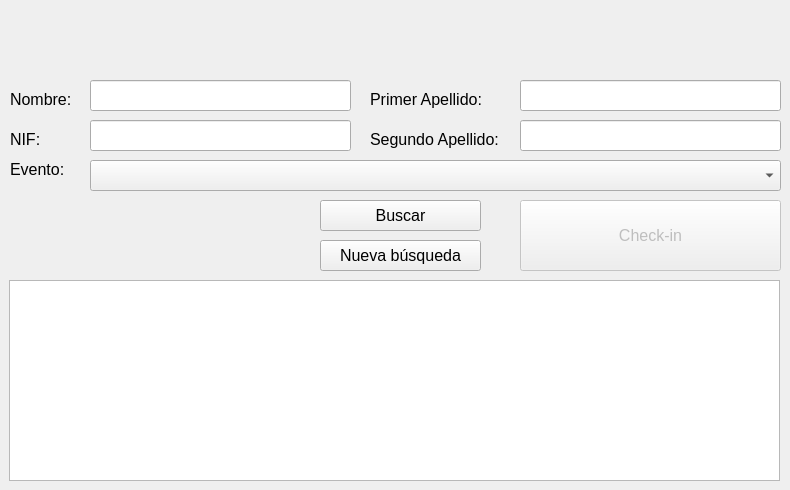
    <widget class="QWidget" name="tabAsistentes">
     <property name="toolTip">
      <string>&lt;html&gt;&lt;head/&gt;&lt;body&gt;&lt;p&gt;Interfaz para hacer el check-in del asistente&lt;/p&gt;&lt;/body&gt;&lt;/html&gt;</string>
     </property>
     <attribute name="icon">
      <iconset resource=".resources/images.qrc">
       <normaloff>:/icons/edit-find-user.png</normaloff>:/icons/edit-find-user.png</iconset>
     </attribute>
     <attribute name="title">
      <string>Búsqueda de Asistentes</string>
     </attribute>
     <attribute name="toolTip">
      <string>&lt;html&gt;&lt;head/&gt;&lt;body&gt;&lt;p&gt;Gestión del Check-in de los Asistentes a los Eventos&lt;/p&gt;&lt;/body&gt;&lt;/html&gt;</string>
     </attribute>
     <widget class="QLabel" name="lblNombreAsistente">
      <property name="geometry">
       <rect>
        <x>10</x>
        <y>90</y>
        <width>81</width>
        <height>19</height>
       </rect>
      </property>
      <property name="sizePolicy">
       <sizepolicy hsizetype="Expanding" vsizetype="Expanding">
        <horstretch>0</horstretch>
        <verstretch>0</verstretch>
       </sizepolicy>
      </property>
      <property name="font">
       <font>
        <pointsize>12</pointsize>
       </font>
      </property>
      <property name="text">
       <string>Nombre:</string>
      </property>
     </widget>
     <widget class="QLineEdit" name="txtNombreAsistente">
      <property name="geometry">
       <rect>
        <x>90</x>
        <y>80</y>
        <width>261</width>
        <height>31</height>
       </rect>
      </property>
      <property name="font">
       <font>
        <pointsize>12</pointsize>
       </font>
      </property>
      <property name="toolTip">
       <string>&lt;html&gt;&lt;head/&gt;&lt;body&gt;&lt;p&gt;Nombre del asistente que desea buscar&lt;/p&gt;&lt;/body&gt;&lt;/html&gt;</string>
      </property>
      <property name="inputMask">
       <string/>
      </property>
      <property name="maxLength">
       <number>40</number>
      </property>
     </widget>
     <widget class="QLabel" name="lblDNIAsistente">
      <property name="geometry">
       <rect>
        <x>10</x>
        <y>130</y>
        <width>81</width>
        <height>19</height>
       </rect>
      </property>
      <property name="sizePolicy">
       <sizepolicy hsizetype="Expanding" vsizetype="Expanding">
        <horstretch>0</horstretch>
        <verstretch>0</verstretch>
       </sizepolicy>
      </property>
      <property name="font">
       <font>
        <pointsize>12</pointsize>
       </font>
      </property>
      <property name="text">
       <string>NIF:</string>
      </property>
     </widget>
     <widget class="QLineEdit" name="txtDNIAsistente">
      <property name="geometry">
       <rect>
        <x>90</x>
        <y>120</y>
        <width>261</width>
        <height>31</height>
       </rect>
      </property>
      <property name="font">
       <font>
        <pointsize>12</pointsize>
       </font>
      </property>
      <property name="toolTip">
       <string>&lt;html&gt;&lt;head/&gt;&lt;body&gt;&lt;p&gt;DNI con letra del asistente que desea buscar&lt;/p&gt;&lt;/body&gt;&lt;/html&gt;</string>
      </property>
      <property name="inputMask">
       <string/>
      </property>
      <property name="maxLength">
       <number>9</number>
      </property>
      <property name="alignment">
       <set>Qt::AlignRight|Qt::AlignTrailing|Qt::AlignVCenter</set>
      </property>
     </widget>
     <widget class="QLabel" name="lblEvento">
      <property name="geometry">
       <rect>
        <x>10</x>
        <y>160</y>
        <width>81</width>
        <height>19</height>
       </rect>
      </property>
      <property name="sizePolicy">
       <sizepolicy hsizetype="Expanding" vsizetype="Expanding">
        <horstretch>0</horstretch>
        <verstretch>0</verstretch>
       </sizepolicy>
      </property>
      <property name="font">
       <font>
        <pointsize>12</pointsize>
       </font>
      </property>
      <property name="text">
       <string>Evento:</string>
      </property>
     </widget>
     <widget class="QComboBox" name="cmbEventos">
      <property name="geometry">
       <rect>
        <x>90</x>
        <y>160</y>
        <width>691</width>
        <height>31</height>
       </rect>
      </property>
      <property name="font">
       <font>
        <pointsize>12</pointsize>
       </font>
      </property>
      <property name="toolTip">
       <string>&lt;html&gt;&lt;head/&gt;&lt;body&gt;&lt;p&gt;Listado de eventos&lt;/p&gt;&lt;/body&gt;&lt;/html&gt;</string>
      </property>
      <property name="modelColumn">
       <number>1</number>
      </property>
     </widget>
     <widget class="QPushButton" name="cmdBuscar">
      <property name="geometry">
       <rect>
        <x>320</x>
        <y>200</y>
        <width>161</width>
        <height>31</height>
       </rect>
      </property>
      <property name="font">
       <font>
        <pointsize>12</pointsize>
       </font>
      </property>
      <property name="toolTip">
       <string>&lt;html&gt;&lt;head/&gt;&lt;body&gt;&lt;p&gt;Busca al asistente en la base datos&lt;/p&gt;&lt;/body&gt;&lt;/html&gt;</string>
      </property>
      <property name="text">
       <string>Buscar</string>
      </property>
      <property name="icon">
       <iconset resource=".resources/images.qrc">
        <normaloff>:/icons/system-search-4.png</normaloff>:/icons/system-search-4.png</iconset>
      </property>
      <property name="iconSize">
       <size>
        <width>22</width>
        <height>22</height>
       </size>
      </property>
     </widget>
     <widget class="QTableView" name="tblAsistente">
      <property name="geometry">
       <rect>
        <x>9</x>
        <y>280</y>
        <width>771</width>
        <height>201</height>
       </rect>
      </property>
      <property name="toolTip">
       <string>&lt;html&gt;&lt;head/&gt;&lt;body&gt;&lt;p&gt;Resultado de la búsqueda del asistente&lt;/p&gt;&lt;/body&gt;&lt;/html&gt;</string>
      </property>
      <property name="selectionMode">
       <enum>QAbstractItemView::SingleSelection</enum>
      </property>
      <property name="selectionBehavior">
       <enum>QAbstractItemView::SelectRows</enum>
      </property>
      <attribute name="verticalHeaderVisible">
       <bool>false</bool>
      </attribute>
     </widget>
     <widget class="QLabel" name="lblApellido1">
      <property name="geometry">
       <rect>
        <x>370</x>
        <y>90</y>
        <width>131</width>
        <height>19</height>
       </rect>
      </property>
      <property name="sizePolicy">
       <sizepolicy hsizetype="Expanding" vsizetype="Expanding">
        <horstretch>0</horstretch>
        <verstretch>0</verstretch>
       </sizepolicy>
      </property>
      <property name="font">
       <font>
        <pointsize>12</pointsize>
       </font>
      </property>
      <property name="text">
       <string>Primer Apellido:</string>
      </property>
     </widget>
     <widget class="QLineEdit" name="txtApellido1">
      <property name="geometry">
       <rect>
        <x>520</x>
        <y>80</y>
        <width>261</width>
        <height>31</height>
       </rect>
      </property>
      <property name="font">
       <font>
        <pointsize>12</pointsize>
       </font>
      </property>
      <property name="toolTip">
       <string>&lt;html&gt;&lt;head/&gt;&lt;body&gt;&lt;p&gt;Primer apellido del asistente que desea buscar&lt;/p&gt;&lt;/body&gt;&lt;/html&gt;</string>
      </property>
      <property name="inputMask">
       <string/>
      </property>
      <property name="maxLength">
       <number>40</number>
      </property>
     </widget>
     <widget class="QLabel" name="lblApellido2">
      <property name="geometry">
       <rect>
        <x>370</x>
        <y>130</y>
        <width>151</width>
        <height>19</height>
       </rect>
      </property>
      <property name="sizePolicy">
       <sizepolicy hsizetype="Expanding" vsizetype="Expanding">
        <horstretch>0</horstretch>
        <verstretch>0</verstretch>
       </sizepolicy>
      </property>
      <property name="font">
       <font>
        <pointsize>12</pointsize>
       </font>
      </property>
      <property name="text">
       <string>Segundo Apellido:</string>
      </property>
     </widget>
     <widget class="QLineEdit" name="txtApellido2">
      <property name="geometry">
       <rect>
        <x>520</x>
        <y>120</y>
        <width>261</width>
        <height>31</height>
       </rect>
      </property>
      <property name="font">
       <font>
        <pointsize>12</pointsize>
       </font>
      </property>
      <property name="toolTip">
       <string>&lt;html&gt;&lt;head/&gt;&lt;body&gt;&lt;p&gt;Segundo apellido del asistente que desea buscar&lt;/p&gt;&lt;/body&gt;&lt;/html&gt;</string>
      </property>
      <property name="inputMask">
       <string/>
      </property>
      <property name="maxLength">
       <number>40</number>
      </property>
     </widget>
     <widget class="QPushButton" name="cmdLimpiar">
      <property name="geometry">
       <rect>
        <x>320</x>
        <y>240</y>
        <width>161</width>
        <height>31</height>
       </rect>
      </property>
      <property name="font">
       <font>
        <pointsize>12</pointsize>
       </font>
      </property>
      <property name="toolTip">
       <string>&lt;html&gt;&lt;head/&gt;&lt;body&gt;&lt;p&gt;Limpia los campos del formulario para mayor comodidad a la hora de realizar una nueva búsqueda&lt;/p&gt;&lt;/body&gt;&lt;/html&gt;</string>
      </property>
      <property name="text">
       <string>Nueva búsqueda</string>
      </property>
     </widget>
     <widget class="QPushButton" name="cmdCheckin">
      <property name="enabled">
       <bool>false</bool>
      </property>
      <property name="geometry">
       <rect>
        <x>520</x>
        <y>200</y>
        <width>261</width>
        <height>71</height>
       </rect>
      </property>
      <property name="font">
       <font>
        <pointsize>12</pointsize>
       </font>
      </property>
      <property name="toolTip">
       <string>&lt;html&gt;&lt;head/&gt;&lt;body&gt;&lt;p&gt;Pulse aquí para marcar/desmarcar al asistente como que ha realizado correctamente su check-in&lt;/p&gt;&lt;/body&gt;&lt;/html&gt;</string>
      </property>
      <property name="text">
       <string>Check-in</string>
      </property>
      <property name="icon">
       <iconset resource=".resources/images.qrc">
        <normaloff>:/icons/document-close-2.png</normaloff>:/icons/document-close-2.png</iconset>
      </property>
      <property name="iconSize">
       <size>
        <width>32</width>
        <height>32</height>
       </size>
      </property>
      <property name="checkable">
       <bool>true</bool>
      </property>
     </widget>
    </widget>
